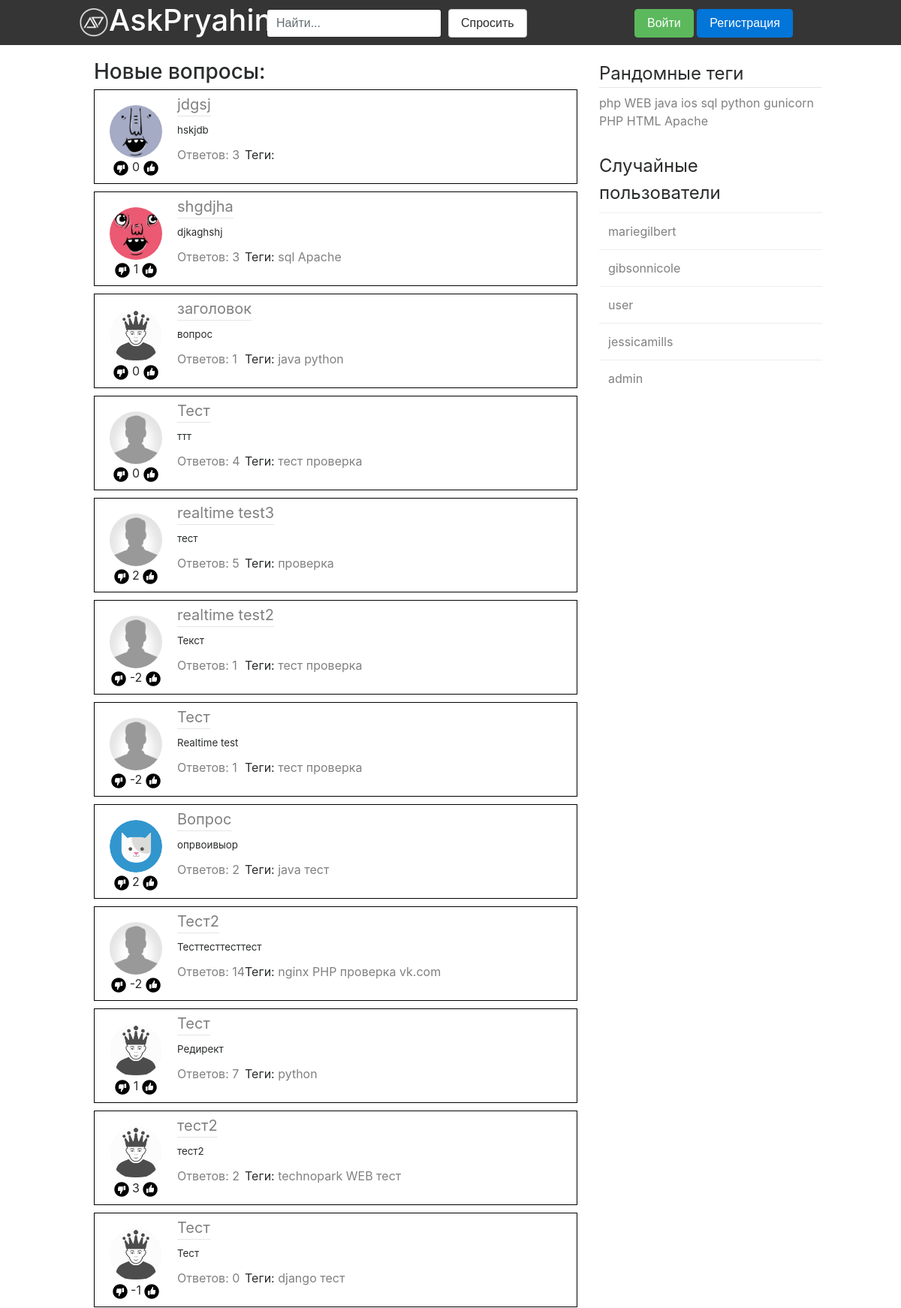
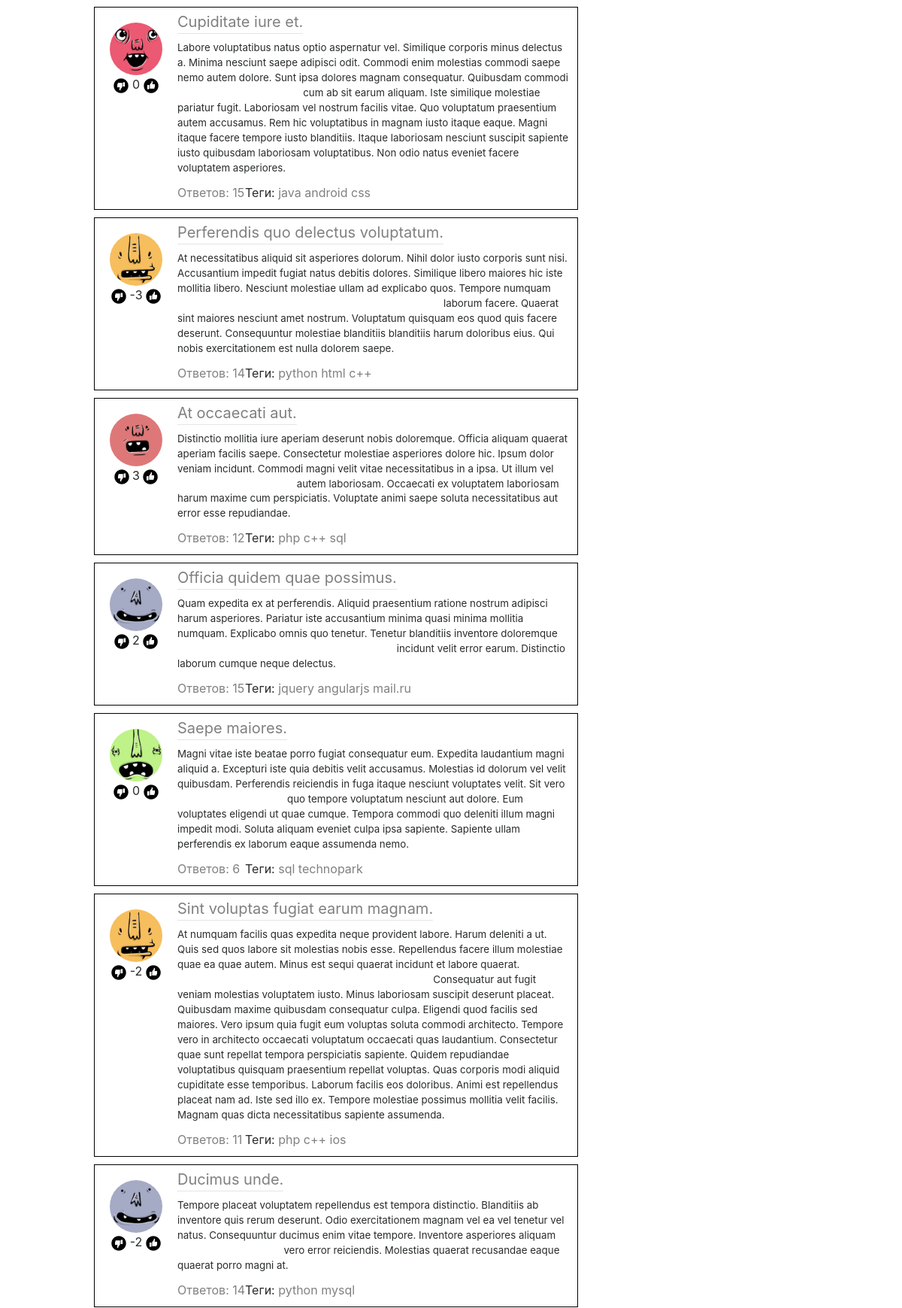
The page / (upper part) on the database its author committed (2 pictures, top to bottom).
### askapp/models.py (models this page shows, shortened)
class Question(models.Model):
    class Meta:
        verbose_name = u'Вопрос'
        verbose_name_plural = u'Вопросы'
    author =  models.ForeignKey(User, verbose_name=u'Пользователь')
    title = models.CharField(max_length = 100, verbose_name=u'Заголовок')
    text = models.TextField(verbose_name=u'Текст')
    rating = models.IntegerField(default = 0, verbose_name=u'Рейтинг')
    count_answers = models.IntegerField(default = 0, verbose_name=u'Количество ответов')
    tags = models.ManyToManyField(Tag, verbose_name=u'Тег')
    isVote = models.BooleanField(default = True, verbose_name=u'Голосование')
    date = models.DateTimeField(default = timezone.now, verbose_name=u'Дата создания')
    objects = QuestionManager()

class Profile(models.Model):
    class Meta:
        verbose_name=u'Профиль'
        verbose_name_plural=u'Профили'
    user = models.OneToOneField(User, verbose_name=u'Пользователь')
    avatar = models.ImageField(upload_to='avatars')
    objects = ProfileManager()

class Tag(models.Model):
    class Meta:
        verbose_name = u'Тег'
        verbose_name_plural = u'Теги'
    text = models.CharField(max_length=15, verbose_name='Tag')
    def __str__(self):
        return self.text

### askapp/views.py (the view)
# urls.py: url(r'^$', views.index, name='index'),
def index(request, page='1'):
    questions = pagination(request, Question.objects.newest(), 20, page)
    questions.paginator.baseurl = "/"
    likes = getQuestionListLikes(questions, request.user)
    return render(request, 'index.html', {'tags': randomTags(Tag), 'users': randomUsers(User), 'questions' : questions, 'likes':likes[0], 'dislikes':likes[1]})

### askapp/func.py (called while the page is built)
def pagination(request, data, count, page):
    paginator = Paginator(data, count)
    get = request.GET.get('page')
    if get:
        page = int(get)
    try:
        paginator_datas_list = paginator.page(int(page))
    except PageNotAnInteger:
        data_list = paginator.page(1)
    except EmptyPage:
        paginator_datas_list = paginator.page(paginator.num_pages)
    return paginator_datas_list

def randomTags(Tag):
    tags = []
    for i in range(Tag.objects.count()):
        tags.append(str(Tag.objects.get(id=i + 1)))
    np.random.shuffle(tags)
    return tags[:10]

def randomUsers(User):
    users = []
    for i in range(User.objects.count()):
        users.append(str(User.objects.get(id=i + 1)))
    np.random.shuffle(users)
    return users[:5]

def getQuestionListLikes(questions, User):
    likes = []
    dislikes = []
    for question in questions:
        try:
            query = QuestionLike.objects.get(question=question, author=User)
        except:
            query = None
        if query is not None:
            if query.rating == 1:
                likes.append(question.id)
            else:
                dislikes.append(question.id)
    result = [likes, dislikes]
    return result

### askapp/models.py (called while the page is built)
    def newest(self):
        return self.order_by('-date')

### templates/index.html (shortened to what this page needs)
{% extends "base.html"%}
{% block content %}
{% load static %}
<h3>Новые вопросы:</h3>
{% for question in questions %}
            <div class="question">
               <div class="question-avatar">
                  <a href="/user/{{question.author.username}}"><img src="{{ question.author.profile.avatar.url }}" class="rounded-circle question-avatar-img"></a>
               </div>
               <div class="question-like">
                  <a class="likebutton" value="-1" qid="{{ question.id }}" id="btndislike{{ question.id }}"><span class="like-img {% if question.id in dislikes %}is{% endif %}dislikebtn"/></a>
                  <span id="qRating{{ question.id }}">{{ question.rating }}</span>
                  <a class="likebutton" value="1" qid="{{ question.id }}" id="btnlike{{ question.id }}"><span class="like-img {% if question.id in likes %}is{% endif %}likebtn"></a>
               </div>
               <div class="question-title bot">
                  <a href="{% url 'question' question.id %}">{{ question.title }}</a>
               </div>
               <div class="question-preview">{{ question.text }}</div>
               <div class="question-answers"><a href="{% url 'question' question.id %}">Ответов: {{ question.count_answers }}</a></div>
               <div class="question-tags">Теги:
               {% for tag in question.tags.all %}
                  <a href="{% url 'questions_by_tag' tag %}"> {{ tag }} </a>
               {% endfor %}
               </div>
               <div class="clearfix"></div>
            </div>
{% endfor %}
{% endblock %}

### templates/base.html (shortened to what this page needs)
{% load static %}
<!DOCTYPE html>
<html>
   <head>
      <link rel="stylesheet" type="text/css" href="{% static 'bootstrap-4.0.0-alpha.6-dist/css/bootstrap.min.css' %}">
      <link rel="stylesheet" type="text/css" href="{% static 'css/style.css' %}" />
   </head>
   <body>
      <div class="header">
         <div class="header-content">
         <div class="logo">
            <a href="{% url 'index' %}">
               <img src="{% static 'img/ap_logo.png' %}" class="logo-img d-inline-block">
               <h1 class="logo-title">AskPryahin</h1>
            </a>
         </div>
         <div class="search">
            <form class="form-inline" action="/search">
               <input type="text" class="form-control" name="q" placeholder="Найти...">
               &nbsp;&nbsp;<button type="button" class="btn btn-secondary" onClick='location.href="{% url 'ask' %}"'>Спросить</button>
            </form>
         </div>
         <div class="user">
         {% if request.user.is_authenticated %}
            <img src="{{ request.user.profile.avatar.url }}" class="rounded-circle header-avatar">
            <div class="user-block">
               <div class="user-name">{{ request.user.username }}</div>
               <div class="user-options">
                  <a href="{% url 'settings' %}">Настройки</a>
                  <a href="{% url 'logout' %}?continue={{ request.path }}">Выйти</a>
               </div>
            </div>
         {% else %}
            <div class="form-actions">
               <button type="submit" class="btn btn-success" onClick='location.href="{% url 'login' %}?continue={{ request.path }}"'>Войти</button>
               <button type="button" class="btn btn-primary" onClick='location.href="{% url 'signup' %}"'>Регистрация</button>
            </div>
         {% endif %}
         </div>
      </div>
      </div>
      <div class="content">
         <div class="left">
            {% block content %}{% endblock %}
         </div>
         <div class="right">
            <div class="tags">
               <fieldset>
                  <legend class="bot">Рандомные теги</legend>
                  {% for tag in tags %}
                     <a href="{% url 'questions_by_tag' tag %}">{{ tag }}</a>
                  {% endfor %}
               </fieldset>
            </div>
            <div class="best-members">
               <legend>Случайные пользователи</legend>
               <table class="table">
                  <tbody>
                  {% for user in users %}
                     <tr><td><a href="{% url 'questions_by_user' user %}">{{ user }}</a></td></tr>
                  {% endfor %}
                  </tbody>
               </table>
            </div>
         </div>
         <div class="clearfix"></div>
      </div>
   </body>
</html>

### static/css/style.css (style rules this page uses)
a { color: grey; }
button { cursor: pointer }
.header { background: #353535; width: 100%; height: 60px; min-width: 990px; }
.header-content { min-width: 990px; width: 70%; margin: auto; }
.logo { display: inline-block; vertical-align: middle; margin-top: 10px; color: White; }
.logo a { color: White; text-decoration: none; }
.logo-img { width: 40px; height: 40px; }
.logo-title { margin-top: -45px; margin-left: 40px; }
.search { margin-left: 250px; margin-top: -45px; }
.user { margin-left: calc(100% - 250px); margin-top: -38px; }
.bot { border-bottom: 1px solid #e5e5e5 }
.content, .footer { min-width: 990px; width: 70%; margin: auto; margin-top: 20px; }
.left { width: 65%; margin-left: 20px; float: left; }
.right { width: 30%; margin-left: auto; float: right; }
.best-members { margin-top: 30px; }
.question { padding: 10px; padding-left: 0px; width: 100%; border: 1px solid #000; min-height: 125px; }
.question-avatar { height: 70px; width: 70px; margin: 10px 15px 0px 20px; }
.question-avatar-img { height: 100%; width: 100%; }
.question-like { width: 110px; margin-left: 0px; text-align: center; }
.like-img { width: 20px; height: 20px; }
.question { margin-bottom: 10px; }
.question-title { font-size: 15pt; margin-top: -110px; margin-left: 110px; float: left; }
.question-title a { text-decoration: none; }
.question-preview { font-size: 10pt; margin-left: 110px; margin-top: -70px; }
.question-answers { margin-top: 10px; margin-left: 110px; }
.question-tags { margin-left: 200px; margin-top: -24px; }
.likebutton { cursor: pointer; }
.likebtn { vertical-align: bottom; content: url("../img/like.png"); }
.dislikebtn { vertical-align: bottom; content: url("../img/dislike.png") }

### rows shown on the page
Question: author.profile.avatar (picture), rating "0", title "jdgsj", text "hskjdb", count_answers "3"
Question: author.profile.avatar (picture), rating "1", title "shgdjha", text "djkaghshj", count_answers "3"
Tag: text "sql", tags "sql"
Tag: text "Apache", tags "Apache"
Question: author.profile.avatar (picture), rating "0", title "заголовок", text "вопрос", count_answers "1"
Tag: text "java", tags "java"
Tag: text "python", tags "python"
Question: author.profile.avatar (placeholder picture), rating "0", title "Тест", text "ттт", count_answers "4"
Tag: text "тест"
Tag: text "проверка"
Question: author.profile.avatar (placeholder picture), rating "2", title "realtime test3", text "тест", count_answers "5"
Question: author.profile.avatar (placeholder picture), rating "-2", title "realtime test2", text "Текст", count_answers "1"
Question: author.profile.avatar (placeholder picture), rating "-2", title "Тест", text "Realtime test", count_answers "1"
Question: author.profile.avatar (picture), rating "2", title "Вопрос", text "опрвоивыор", count_answers "2"
Question: author.profile.avatar (placeholder picture), rating "-2", title "Тест2", text "Тесттесттесттест", count_answers "14"
Tag: text "nginx"
Tag: text "PHP", tags "PHP"
Tag: text "vk.com"
Question: author.profile.avatar (picture), rating "1", title "Тест", text "Редирект", count_answers "7"
Question: author.profile.avatar (picture), rating "3", title "тест2", text "тест2", count_answers "2"
Tag: text "technopark"
Tag: text "WEB", tags "WEB"
Question: author.profile.avatar (picture), rating "-1", title "Тест", text "Тест", count_answers "0"
Tag: text "django"
Question: author.profile.avatar (picture), rating "0", title "Cupiditate iure et.", text "Labore voluptatibus natus optio aspernatur vel. Similique corporis minus delectus a. Minima nesciunt saepe adipisci odit. Commodi enim molestias commodi saepe nemo autem dolore. Sunt ipsa dolores magnam consequatur. Quibusdam commodi cum ab sit earum aliquam. Iste similique molestiae pariatur fugit. Laboriosam vel nostrum facilis vitae. Quo voluptatum praesentium autem accusamus. Rem hic voluptatibus in magnam iusto itaque eaque. Magni itaque facere tempore iusto blanditiis. Itaque laboriosam nesciunt suscipit sapiente iusto quibusdam laboriosam voluptatibus. Non odio natus eveniet facere voluptatem asperiores.", count_answers "15"
Tag: text "android"
Tag: text "css"
Question: author.profile.avatar (picture), rating "-3", title "Perferendis quo delectus voluptatum.", text "At necessitatibus aliquid sit asperiores dolorum. Nihil dolor iusto corporis sunt nisi. Accusantium impedit fugiat natus debitis dolores. Similique libero maiores hic iste mollitia libero. Nesciunt molestiae ullam ad explicabo quos. Tempore numquam laborum facere. Quaerat sint maiores nesciunt amet nostrum. Voluptatum quisquam eos quod quis facere deserunt. Consequuntur molestiae blanditiis blanditiis harum doloribus eius. Qui nobis exercitationem est nulla dolorem saepe.", count_answers "14"
Tag: text "html"
Tag: text "c++"
Question: author.profile.avatar (picture), rating "3", title "At occaecati aut.", text "Distinctio mollitia iure aperiam deserunt nobis doloremque. Officia aliquam quaerat aperiam facilis saepe. Consectetur molestiae asperiores dolore hic. Ipsum dolor veniam incidunt. Commodi magni velit vitae necessitatibus in a ipsa. Ut illum vel autem laboriosam. Occaecati ex voluptatem laboriosam harum maxime cum perspiciatis. Voluptate animi saepe soluta necessitatibus aut error esse repudiandae.", count_answers "12"
Tag: text "php", tags "php"
Question: author.profile.avatar (picture), rating "2", title "Officia quidem quae possimus.", text "Quam expedita ex at perferendis. Aliquid praesentium ratione nostrum adipisci harum asperiores. Pariatur iste accusantium minima quasi minima mollitia numquam. Explicabo omnis quo tenetur. Tenetur blanditiis inventore doloremque incidunt velit error earum. Distinctio laborum cumque neque delectus.", count_answers "15"
Tag: text "jquery"
Tag: text "angularjs"
Tag: text "mail.ru"
Question: author.profile.avatar (picture), rating "0", title "Saepe maiores.", text "Magni vitae iste beatae porro fugiat consequatur eum. Expedita laudantium magni aliquid a. Excepturi iste quia debitis velit accusamus. Molestias id dolorum vel velit quibusdam. Perferendis reiciendis in fuga itaque nesciunt voluptates velit. Sit vero quo tempore voluptatum nesciunt aut dolore. Eum voluptates eligendi ut quae cumque. Tempora commodi quo deleniti illum magni impedit modi. Soluta aliquam eveniet culpa ipsa sapiente. Sapiente ullam perferendis ex laborum eaque assumenda nemo.", count_answers "6"
Question: author.profile.avatar (picture), rating "-2", title "Sint voluptas fugiat earum magnam.", text "At numquam facilis quas expedita neque provident labore. Harum deleniti a ut. Quis sed quos labore sit molestias nobis esse. Repellendus facere illum molestiae quae ea quae autem. Minus est sequi quaerat incidunt et labore quaerat. Consequatur aut fugit veniam molestias voluptatem iusto. Minus laboriosam suscipit deserunt placeat. Quibusdam maxime quibusdam consequatur culpa. Eligendi quod facilis sed maiores. Vero ipsum quia fugit eum voluptas soluta commodi architecto. Tempore vero in architecto occaecati voluptatum occaecati quas laudantium. Consectetur quae sunt repellat tempora perspiciatis sapiente. Quidem repudiandae voluptatibus quisquam praesentium repellat voluptas. Quas corporis…", count_answers "11"
Tag: text "ios", tags "ios"
Question: author.profile.avatar (picture), rating "-2", title "Ducimus unde.", text "Tempore placeat voluptatem repellendus est tempora distinctio. Blanditiis ab inventore quis rerum deserunt. Odio exercitationem magnam vel ea vel tenetur vel natus. Consequuntur ducimus enim vitae tempore. Inventore asperiores aliquam vero error reiciendis. Molestias quaerat recusandae eaque quaerat porro magni at.", count_answers "14"
Tag: text "mysql"
Tag: tags "gunicorn"
Tag: tags "HTML"

### other values the page prints
{{ user }} "mariegilbert" "gibsonnicole" "user" "jessicamills" "admin"
